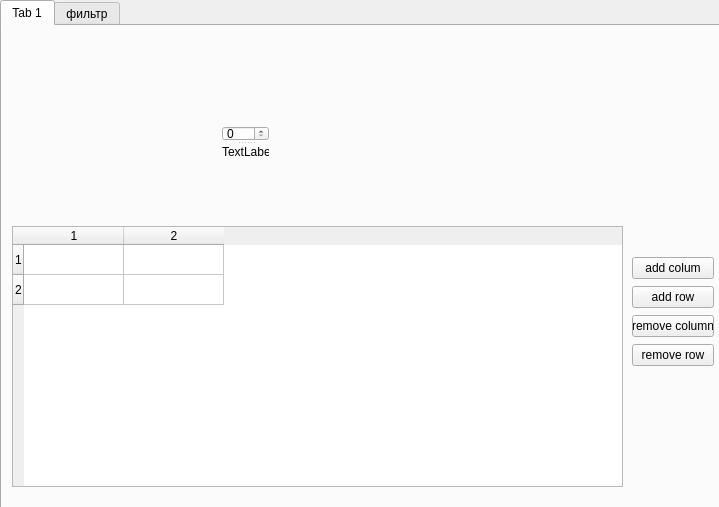
<?xml version="1.0" encoding="UTF-8"?>
<ui version="4.0">
 <class>Form</class>
 <widget class="QWidget" name="Form">
  <property name="enabled">
   <bool>true</bool>
  </property>
  <property name="geometry">
   <rect>
    <x>0</x>
    <y>0</y>
    <width>719</width>
    <height>507</height>
   </rect>
  </property>
  <property name="maximumSize">
   <size>
    <width>719</width>
    <height>507</height>
   </size>
  </property>
  <property name="windowTitle">
   <string notr="true">Form</string>
  </property>
  <widget class="QTabWidget" name="tabWidget">
   <property name="enabled">
    <bool>true</bool>
   </property>
   <property name="geometry">
    <rect>
     <x>0</x>
     <y>0</y>
     <width>721</width>
     <height>510</height>
    </rect>
   </property>
   <property name="maximumSize">
    <size>
     <width>721</width>
     <height>510</height>
    </size>
   </property>
   <property name="currentIndex">
    <number>0</number>
   </property>
   <widget class="QWidget" name="tab">
    <attribute name="title">
     <string>Tab 1</string>
    </attribute>
    <widget class="QTableWidget" name="tableWidget">
     <property name="geometry">
      <rect>
       <x>10</x>
       <y>200</y>
       <width>611</width>
       <height>261</height>
      </rect>
     </property>
     <property name="autoFillBackground">
      <bool>true</bool>
     </property>
     <property name="selectionMode">
      <enum>QAbstractItemView::NoSelection</enum>
     </property>
     <row>
      <property name="text">
       <string>1</string>
      </property>
     </row>
     <row>
      <property name="text">
       <string>2</string>
      </property>
     </row>
     <column>
      <property name="text">
       <string>1</string>
      </property>
     </column>
     <column>
      <property name="text">
       <string>2</string>
      </property>
     </column>
     <item row="0" column="0">
      <property name="flags">
       <set>ItemIsEditable|ItemIsDragEnabled|ItemIsDropEnabled|ItemIsUserCheckable|ItemIsEnabled</set>
      </property>
     </item>
     <item row="0" column="1">
      <property name="text">
       <string/>
      </property>
      <property name="flags">
       <set>ItemIsEditable|ItemIsDragEnabled|ItemIsDropEnabled|ItemIsUserCheckable|ItemIsEnabled</set>
      </property>
     </item>
     <item row="1" column="0">
      <property name="flags">
       <set>ItemIsEditable|ItemIsDragEnabled|ItemIsDropEnabled|ItemIsUserCheckable|ItemIsEnabled</set>
      </property>
     </item>
     <item row="1" column="1">
      <property name="text">
       <string/>
      </property>
      <property name="textAlignment">
       <set>AlignLeading|AlignVCenter</set>
      </property>
      <property name="flags">
       <set>ItemIsEditable|ItemIsDragEnabled|ItemIsDropEnabled|ItemIsUserCheckable|ItemIsEnabled</set>
      </property>
     </item>
    </widget>
    <widget class="QSplitter" name="splitter">
     <property name="geometry">
      <rect>
       <x>220</x>
       <y>100</y>
       <width>47</width>
       <height>33</height>
      </rect>
     </property>
     <property name="orientation">
      <enum>Qt::Vertical</enum>
     </property>
     <widget class="QSpinBox" name="spinBox">
      <property name="specialValueText">
       <string/>
      </property>
      <property name="value">
       <number>0</number>
      </property>
     </widget>
     <widget class="QLabel" name="label">
      <property name="text">
       <string>TextLabel</string>
      </property>
     </widget>
    </widget>
    <widget class="QWidget" name="">
     <property name="geometry">
      <rect>
       <x>630</x>
       <y>230</y>
       <width>82</width>
       <height>112</height>
      </rect>
     </property>
     <layout class="QVBoxLayout" name="verticalLayout_3">
      <item>
       <widget class="QPushButton" name="pushButton_2">
        <property name="text">
         <string>add colum</string>
        </property>
       </widget>
      </item>
      <item>
       <widget class="QPushButton" name="pushButton_3">
        <property name="text">
         <string>add row</string>
        </property>
       </widget>
      </item>
      <item>
       <widget class="QPushButton" name="pushButton_4">
        <property name="text">
         <string>remove column</string>
        </property>
       </widget>
      </item>
      <item>
       <widget class="QPushButton" name="pushButton_5">
        <property name="text">
         <string>remove row</string>
        </property>
       </widget>
      </item>
     </layout>
    </widget>
   </widget>
   <widget class="QWidget" name="tab_2">
    <attribute name="title">
     <string>фильтр</string>
    </attribute>
    <widget class="QTreeWidget" name="treeWidget">
     <property name="geometry">
      <rect>
       <x>20</x>
       <y>211</y>
       <width>301</width>
       <height>211</height>
      </rect>
     </property>
     <column>
      <property name="text">
       <string>№</string>
      </property>
     </column>
     <column>
      <property name="text">
       <string>элементы</string>
      </property>
     </column>
    </widget>
    <widget class="QPushButton" name="pushButton">
     <property name="geometry">
      <rect>
       <x>350</x>
       <y>390</y>
       <width>91</width>
       <height>23</height>
      </rect>
     </property>
     <property name="text">
      <string>отфильтровать</string>
     </property>
    </widget>
    <widget class="QWidget" name="">
     <property name="geometry">
      <rect>
       <x>10</x>
       <y>110</y>
       <width>269</width>
       <height>67</height>
      </rect>
     </property>
     <layout class="QGridLayout" name="gridLayout">
      <item row="0" column="0">
       <layout class="QVBoxLayout" name="verticalLayout">
        <item>
         <widget class="QRadioButton" name="radioButton">
          <property name="text">
           <string>начинается с буквы</string>
          </property>
          <property name="checked">
           <bool>true</bool>
          </property>
         </widget>
        </item>
        <item>
         <widget class="QRadioButton" name="radioButton_2">
          <property name="text">
           <string>начинается с числа</string>
          </property>
         </widget>
        </item>
        <item>
         <widget class="QRadioButton" name="radioButton_3">
          <property name="text">
           <string>начинается со спецсимвола</string>
          </property>
         </widget>
        </item>
       </layout>
      </item>
      <item row="0" column="1">
       <layout class="QVBoxLayout" name="verticalLayout_2">
        <item>
         <widget class="QLabel" name="label_3">
          <property name="text">
           <string>добавит символ &amp; </string>
          </property>
         </widget>
        </item>
        <item>
         <widget class="QCheckBox" name="checkBox">
          <property name="text">
           <string>в начале</string>
          </property>
         </widget>
        </item>
        <item>
         <widget class="QCheckBox" name="checkBox_2">
          <property name="text">
           <string>в конец</string>
          </property>
         </widget>
        </item>
       </layout>
      </item>
     </layout>
    </widget>
   </widget>
  </widget>
 </widget>
 <resources/>
 <connections/>
</ui>
